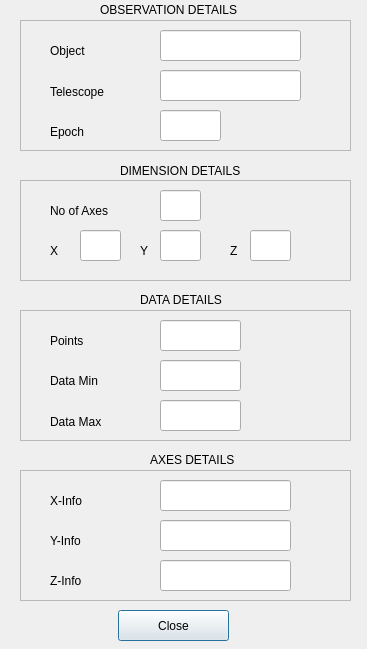
<?xml version="1.0" encoding="UTF-8"?>
<ui version="4.0">
 <class>InfoBarDialog</class>
 <widget class="QDialog" name="InfoBarDialog">
  <property name="geometry">
   <rect>
    <x>0</x>
    <y>0</y>
    <width>367</width>
    <height>649</height>
   </rect>
  </property>
  <property name="windowTitle">
   <string>FITS Information</string>
  </property>
  <widget class="QLabel" name="label_28">
   <property name="geometry">
    <rect>
     <x>150</x>
     <y>450</y>
     <width>121</width>
     <height>20</height>
    </rect>
   </property>
   <property name="text">
    <string>AXES DETAILS</string>
   </property>
  </widget>
  <widget class="QFrame" name="frame_7">
   <property name="geometry">
    <rect>
     <x>20</x>
     <y>470</y>
     <width>331</width>
     <height>131</height>
    </rect>
   </property>
   <property name="frameShape">
    <enum>QFrame::StyledPanel</enum>
   </property>
   <property name="frameShadow">
    <enum>QFrame::Raised</enum>
   </property>
   <widget class="QLineEdit" name="lineInfoZAxis">
    <property name="geometry">
     <rect>
      <x>140</x>
      <y>90</y>
      <width>131</width>
      <height>31</height>
     </rect>
    </property>
   </widget>
   <widget class="QLineEdit" name="lineInfoYAxis">
    <property name="geometry">
     <rect>
      <x>140</x>
      <y>50</y>
      <width>131</width>
      <height>31</height>
     </rect>
    </property>
   </widget>
   <widget class="QLabel" name="label_13">
    <property name="geometry">
     <rect>
      <x>30</x>
      <y>100</y>
      <width>41</width>
      <height>22</height>
     </rect>
    </property>
    <property name="text">
     <string>Z-Info</string>
    </property>
   </widget>
   <widget class="QLabel" name="label_14">
    <property name="geometry">
     <rect>
      <x>30</x>
      <y>20</y>
      <width>51</width>
      <height>21</height>
     </rect>
    </property>
    <property name="text">
     <string>X-Info</string>
    </property>
   </widget>
   <widget class="QLineEdit" name="lineInfoXAxis">
    <property name="geometry">
     <rect>
      <x>140</x>
      <y>10</y>
      <width>131</width>
      <height>31</height>
     </rect>
    </property>
   </widget>
   <widget class="QLabel" name="label_16">
    <property name="geometry">
     <rect>
      <x>30</x>
      <y>60</y>
      <width>41</width>
      <height>22</height>
     </rect>
    </property>
    <property name="text">
     <string>Y-Info</string>
    </property>
   </widget>
  </widget>
  <widget class="QFrame" name="frame_3">
   <property name="geometry">
    <rect>
     <x>20</x>
     <y>20</y>
     <width>331</width>
     <height>131</height>
    </rect>
   </property>
   <property name="frameShape">
    <enum>QFrame::StyledPanel</enum>
   </property>
   <property name="frameShadow">
    <enum>QFrame::Raised</enum>
   </property>
   <widget class="QLineEdit" name="lineInfoTelescope">
    <property name="geometry">
     <rect>
      <x>140</x>
      <y>50</y>
      <width>141</width>
      <height>31</height>
     </rect>
    </property>
   </widget>
   <widget class="QLineEdit" name="lineInfoObject">
    <property name="geometry">
     <rect>
      <x>140</x>
      <y>10</y>
      <width>141</width>
      <height>31</height>
     </rect>
    </property>
   </widget>
   <widget class="QLabel" name="label_17">
    <property name="geometry">
     <rect>
      <x>30</x>
      <y>61</y>
      <width>71</width>
      <height>21</height>
     </rect>
    </property>
    <property name="text">
     <string>Telescope</string>
    </property>
   </widget>
   <widget class="QLabel" name="label_7">
    <property name="geometry">
     <rect>
      <x>30</x>
      <y>20</y>
      <width>71</width>
      <height>21</height>
     </rect>
    </property>
    <property name="text">
     <string>Object</string>
    </property>
   </widget>
   <widget class="QLabel" name="label_18">
    <property name="geometry">
     <rect>
      <x>30</x>
      <y>101</y>
      <width>71</width>
      <height>21</height>
     </rect>
    </property>
    <property name="text">
     <string>Epoch</string>
    </property>
   </widget>
   <widget class="QLineEdit" name="lineInfoEpoch">
    <property name="geometry">
     <rect>
      <x>140</x>
      <y>90</y>
      <width>61</width>
      <height>31</height>
     </rect>
    </property>
   </widget>
  </widget>
  <widget class="QLabel" name="label_27">
   <property name="geometry">
    <rect>
     <x>120</x>
     <y>160</y>
     <width>161</width>
     <height>21</height>
    </rect>
   </property>
   <property name="text">
    <string>DIMENSION DETAILS</string>
   </property>
  </widget>
  <widget class="QLabel" name="label_26">
   <property name="geometry">
    <rect>
     <x>100</x>
     <y>0</y>
     <width>181</width>
     <height>20</height>
    </rect>
   </property>
   <property name="text">
    <string>OBSERVATION DETAILS</string>
   </property>
  </widget>
  <widget class="QFrame" name="frame_4">
   <property name="geometry">
    <rect>
     <x>20</x>
     <y>180</y>
     <width>331</width>
     <height>101</height>
    </rect>
   </property>
   <property name="frameShape">
    <enum>QFrame::StyledPanel</enum>
   </property>
   <property name="frameShadow">
    <enum>QFrame::Raised</enum>
   </property>
   <widget class="QLineEdit" name="lineInfoNAxis1">
    <property name="geometry">
     <rect>
      <x>60</x>
      <y>50</y>
      <width>41</width>
      <height>31</height>
     </rect>
    </property>
   </widget>
   <widget class="QLabel" name="label_29">
    <property name="geometry">
     <rect>
      <x>30</x>
      <y>60</y>
      <width>16</width>
      <height>21</height>
     </rect>
    </property>
    <property name="text">
     <string>X</string>
    </property>
   </widget>
   <widget class="QLineEdit" name="lineInfoNAxis2">
    <property name="geometry">
     <rect>
      <x>140</x>
      <y>50</y>
      <width>41</width>
      <height>31</height>
     </rect>
    </property>
   </widget>
   <widget class="QLabel" name="label_30">
    <property name="geometry">
     <rect>
      <x>120</x>
      <y>60</y>
      <width>20</width>
      <height>21</height>
     </rect>
    </property>
    <property name="text">
     <string>Y</string>
    </property>
   </widget>
   <widget class="QLineEdit" name="lineInfoNAxis3">
    <property name="geometry">
     <rect>
      <x>230</x>
      <y>50</y>
      <width>41</width>
      <height>31</height>
     </rect>
    </property>
   </widget>
   <widget class="QLabel" name="label_31">
    <property name="geometry">
     <rect>
      <x>210</x>
      <y>60</y>
      <width>20</width>
      <height>21</height>
     </rect>
    </property>
    <property name="text">
     <string>Z</string>
    </property>
   </widget>
   <widget class="QLineEdit" name="lineInfoNAxis">
    <property name="geometry">
     <rect>
      <x>140</x>
      <y>10</y>
      <width>41</width>
      <height>31</height>
     </rect>
    </property>
   </widget>
   <widget class="QLabel" name="label_32">
    <property name="geometry">
     <rect>
      <x>30</x>
      <y>20</y>
      <width>91</width>
      <height>21</height>
     </rect>
    </property>
    <property name="text">
     <string>No of Axes</string>
    </property>
   </widget>
  </widget>
  <widget class="QLabel" name="label_33">
   <property name="geometry">
    <rect>
     <x>140</x>
     <y>290</y>
     <width>121</width>
     <height>20</height>
    </rect>
   </property>
   <property name="text">
    <string>DATA DETAILS</string>
   </property>
  </widget>
  <widget class="QFrame" name="frame_8">
   <property name="geometry">
    <rect>
     <x>20</x>
     <y>310</y>
     <width>331</width>
     <height>131</height>
    </rect>
   </property>
   <property name="frameShape">
    <enum>QFrame::StyledPanel</enum>
   </property>
   <property name="frameShadow">
    <enum>QFrame::Raised</enum>
   </property>
   <widget class="QLineEdit" name="lineInfoPoints">
    <property name="geometry">
     <rect>
      <x>140</x>
      <y>10</y>
      <width>81</width>
      <height>31</height>
     </rect>
    </property>
   </widget>
   <widget class="QLabel" name="label_19">
    <property name="geometry">
     <rect>
      <x>30</x>
      <y>20</y>
      <width>71</width>
      <height>21</height>
     </rect>
    </property>
    <property name="text">
     <string>Points</string>
    </property>
   </widget>
   <widget class="QLineEdit" name="lineInfoDataMax">
    <property name="geometry">
     <rect>
      <x>140</x>
      <y>90</y>
      <width>81</width>
      <height>31</height>
     </rect>
    </property>
   </widget>
   <widget class="QLineEdit" name="lineInfoDataMin">
    <property name="geometry">
     <rect>
      <x>140</x>
      <y>50</y>
      <width>81</width>
      <height>31</height>
     </rect>
    </property>
   </widget>
   <widget class="QLabel" name="label_20">
    <property name="geometry">
     <rect>
      <x>30</x>
      <y>101</y>
      <width>71</width>
      <height>21</height>
     </rect>
    </property>
    <property name="text">
     <string>Data Max</string>
    </property>
   </widget>
   <widget class="QLabel" name="label_21">
    <property name="geometry">
     <rect>
      <x>30</x>
      <y>55</y>
      <width>81</width>
      <height>31</height>
     </rect>
    </property>
    <property name="text">
     <string>Data Min</string>
    </property>
   </widget>
  </widget>
  <widget class="QPushButton" name="buttonClose">
   <property name="geometry">
    <rect>
     <x>118</x>
     <y>610</y>
     <width>111</width>
     <height>31</height>
    </rect>
   </property>
   <property name="text">
    <string>Close</string>
   </property>
  </widget>
 </widget>
 <resources/>
 <connections/>
</ui>
